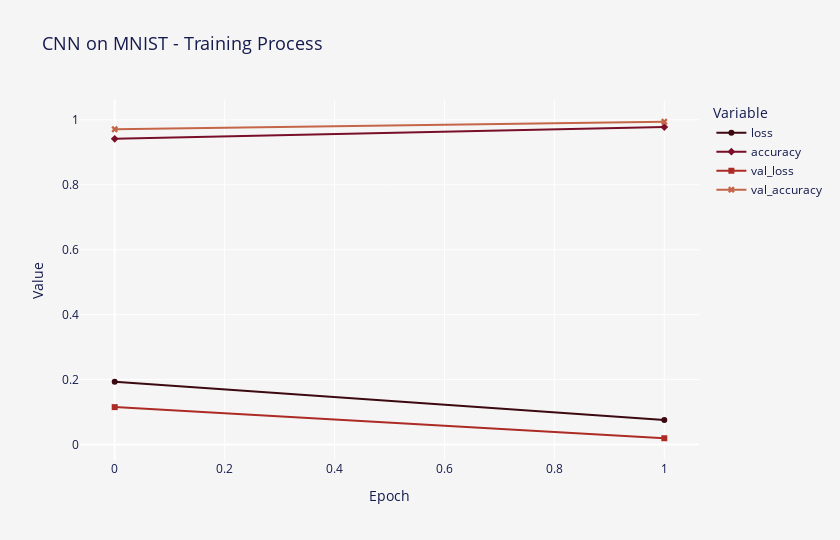

Write notebook code for a chart like this one.
### Code cell
fig = px.line(
    cnn_history.history,
    markers=True,
    height=540,
    width=840,
    symbol="variable",
    labels={"variable": "Variable", "value": "Value", "index": "Epoch"},
    title="CNN on MNIST - Training Process",
    color_discrete_sequence=px.colors.diverging.balance_r,
)
fig.update_layout(
    font_color=FONT_COLOR,
    title_font_size=18,
    plot_bgcolor=BACKGROUND_COLOR,
    paper_bgcolor=BACKGROUND_COLOR,
)
fig.show()

### Figure 1 — Plotly figure (JSON) as saved in the notebook; plotly's stock layout.template omitted (floating-point values rounded to 4 significant figures)
{"data": [{"hovertemplate": "Variable=loss<br>Epoch=%{x}<br>Value=%{y}<extra></extra>", "legendgroup": "loss", "line": {"color": "rgb(60, 9, 17)", "dash": "solid"}, "marker": {"symbol": "circle"}, "mode": "lines+markers", "name": "loss", "orientation": "v", "showlegend": true, "type": "scatter", "x": [0, 1], "xaxis": "x", "y": [0.1929, 0.07535], "yaxis": "y"}, {"hovertemplate": "Variable=accuracy<br>Epoch=%{x}<br>Value=%{y}<extra></extra>", "legendgroup": "accuracy", "line": {"color": "rgb(120, 14, 40)", "dash": "solid"}, "marker": {"symbol": "diamond"}, "mode": "lines+markers", "name": "accuracy", "orientation": "v", "showlegend": true, "type": "scatter", "x": [0, 1], "xaxis": "x", "y": [0.9417, 0.9779], "yaxis": "y"}, {"hovertemplate": "Variable=val_loss<br>Epoch=%{x}<br>Value=%{y}<extra></extra>", "legendgroup": "val_loss", "line": {"color": "rgb(172, 43, 36)", "dash": "solid"}, "marker": {"symbol": "square"}, "mode": "lines+markers", "name": "val_loss", "orientation": "v", "showlegend": true, "type": "scatter", "x": [0, 1], "xaxis": "x", "y": [0.1149, 0.01896], "yaxis": "y"}, {"hovertemplate": "Variable=val_accuracy<br>Epoch=%{x}<br>Value=%{y}<extra></extra>", "legendgroup": "val_accuracy", "line": {"color": "rgb(196, 101, 72)", "dash": "solid"}, "marker": {"symbol": "x"}, "mode": "lines+markers", "name": "val_accuracy", "orientation": "v", "showlegend": true, "type": "scatter", "x": [0, 1], "xaxis": "x", "y": [0.9712, 0.9943], "yaxis": "y"}], "layout": {"font": {"color": "#141B4D"}, "height": 540, "legend": {"title": {"text": "Variable"}, "tracegroupgap": 0}, "paper_bgcolor": "#F6F5F5", "plot_bgcolor": "#F6F5F5", "title": {"font": {"size": 18}, "text": "CNN on MNIST - Training Process"}, "width": 840, "xaxis": {"anchor": "y", "domain": [0, 1], "title": {"text": "Epoch"}}, "yaxis": {"anchor": "x", "domain": [0, 1], "title": {"text": "Value"}}}}
